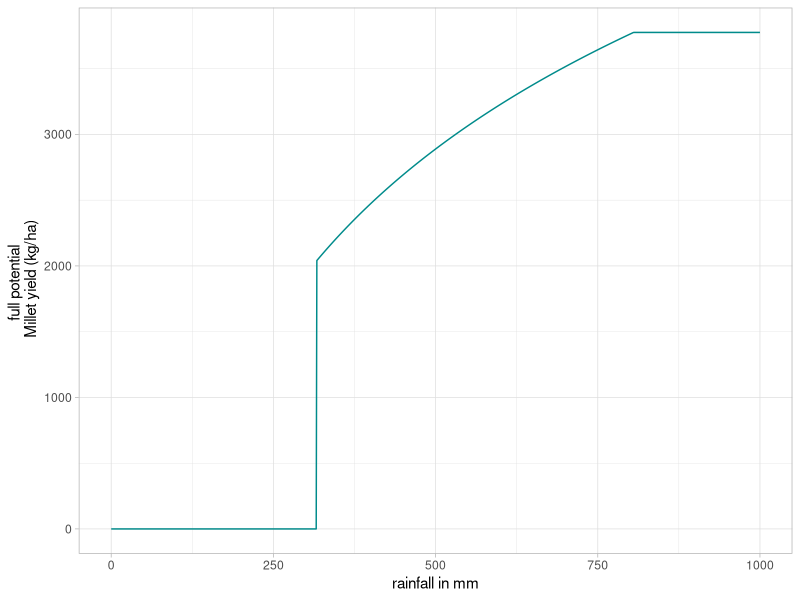
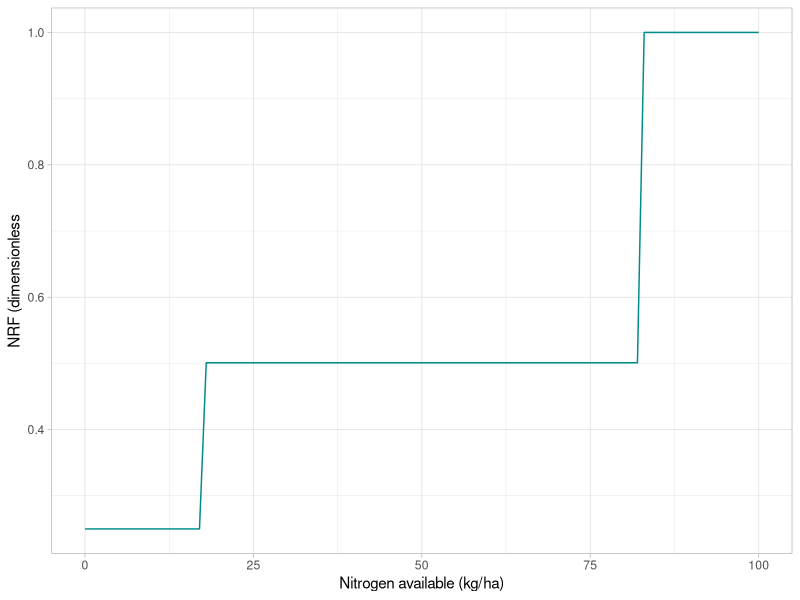

Recreate these plots in R, in order.
library(ggplot2)
library(dplyr)

setwd("~/dev/DSCATT/img_article_JASSS/")

rainfall <- seq(from=0,to=1000)
FYP <- function(rain){
  if (rain < 317) return(0)
  if (rain >= 317 & rain <= 805) return(1860.8*log(rain)-8675.6)
  if(rain > 805) return(3775)
} 
full_yield <- lapply(rainfall, FYP) %>% unlist()
df_fullpotential <- data.frame(rainfall, full_yield)


potential_mil_yieldplot<-ggplot(df_fullpotential, aes(x=rainfall, y=full_yield))+
  geom_line(color="darkcyan")+ 
  theme_light()+
  xlab("rainfall in mm")+
  ylab("full potential \n Millet yield (kg/ha)")
potential_mil_yieldplot

navail <- seq(from=0,to=100)
NRF <- function(navail){
  if (navail < 18) return(0.25)
  if (navail >= 18 & navail < 83) return(0.501)
  if(navail >= 83) return(1)
} 
NRFvalues <- lapply(navail, NRF) %>% unlist()
df_NRF <- data.frame(navail, NRFvalues)


nrfplot <- ggplot(df_NRF, aes(x=navail, y=NRFvalues))+
  geom_line(color="darkcyan")+ 
  theme_light()+
  xlab("Nitrogen available (kg/ha)")+
  ylab("NRF (dimensionless")
nrfplot




